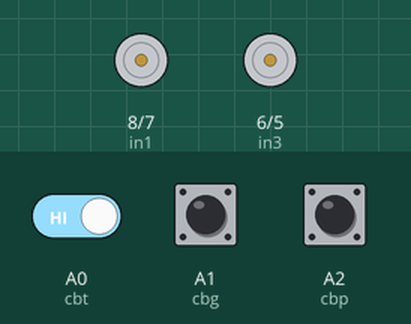
Bench run of a sketch on a simulated Arduino Uno, built with avr-gcc and run on an emulated ATmega328P. On the bench: motor-driver pin pairs drawn as motors (green arrow = first pin HIGH = forward, orange = second pin HIGH = backward, longer = more drive, scaled by the enable pin). The test bench sets the inputs (shaded band); at power-on: A1 (cbg) HIGH, A0 (cbt) HIGH, A2 (cbp) HIGH. What the sketch prints to the serial monitor is not drawn.

Above: at 1.2 s.
1.3 s: A1 (cbg) pulled LOW for 0.15 s
At 1.38 s:
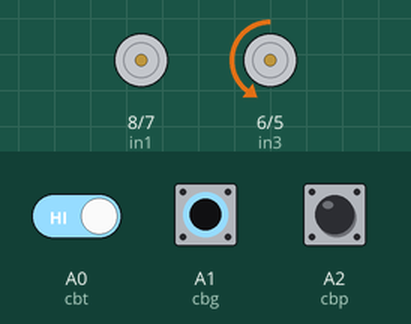
9.1 s: A1 (cbg) pulled LOW for 3.2 s
At 12.6 s:
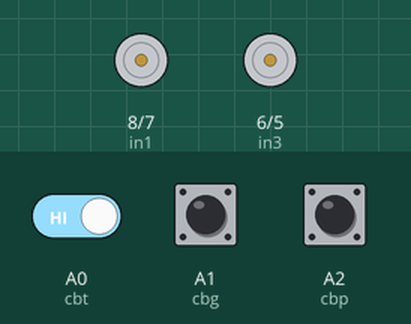
21.5 s: A0 (cbt) driven LOW and A1 (cbg) driven LOW
At 22.2 s:
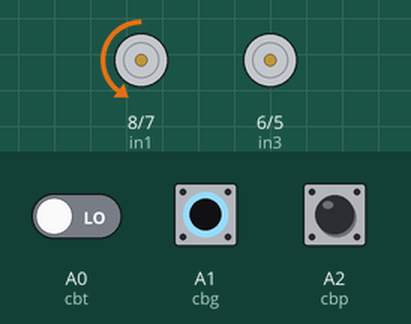
Timing chart, 0 to 24.0 s (numbered marks = the images above; inputs shaded):
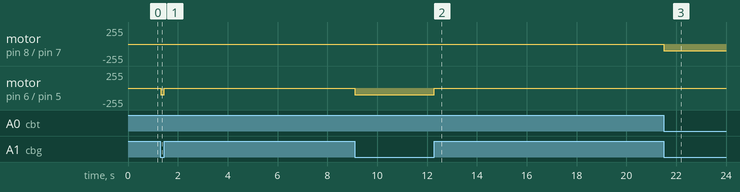

Measured:
- after the input at 1.3 s, motor on pin 6 (in3) / pin 5 (in4): stopped → backward 100/255 at once, → stopped 0.15 s later
- after the input at 9.1 s, motor on pin 6 (in3) / pin 5 (in4): stopped → backward 100/255 at once, → stopped 3.2 s later
- after the input at 21.5 s, motor on pin 8 (in1) / pin 7 (in2): stopped → backward 100/255 at once

The sketch:

RobotTranhVatCan_Line.ino
```cpp
#define trigPin 12
#define echoPin 13
int distance = 0;

#define in1 8
#define in2 7
#define in3 6
#define in4 5
#define ena 9
#define enb 3
int tocdo = 100;

#define cbt A0
#define cbg A1
#define cbp A2
int command = 0;
int a = 1;
void setup() {
  Serial.begin(9600);
  pinMode(trigPin, OUTPUT);
  pinMode(echoPin, INPUT);
  pinMode(in1, OUTPUT);
  pinMode(in2, OUTPUT);
  pinMode(in3, OUTPUT);
  pinMode(in4, OUTPUT);
  pinMode(ena, OUTPUT);
  pinMode(enb, OUTPUT);
  pinMode(cbt, INPUT_PULLUP);
  pinMode(cbg, INPUT_PULLUP);
  pinMode(cbp, INPUT_PULLUP);

  analogWrite(ena, tocdo);
  analogWrite(enb, tocdo);
}

void loop() {
  if (a == 1) {
    DoLineDigital();
  } else {
    Remote();
  }

}
void Remote() {
  if (Serial.available() > 0) {
    command = (char)Serial.read();
    switch (command) {
      case 'F':
        Tien();
        break;
      case 'B':
        Lui();
        break;
      case 'L':
        Trai();
        break;
      case 'R':
        Phai();
        break;
      case 'S':
        Dung();
        break;

      default:;
    }
  }
}
void DoLineDigital() {
  if ((digitalRead(cbg) == 1) && (digitalRead(cbt) == 1) && (digitalRead(cbp) == 1)) {
    Dung();
    Serial.println("Dung");
  } else if ((digitalRead(cbg) == 1) && (digitalRead(cbt) == 1)) {
    Serial.println("Xoay Trai");
  } else if ((digitalRead(cbg) == 1) && (digitalRead(cbp) == 1)) {
    Serial.println("Xoay Phai");
  } else if (digitalRead(cbt) == 1) {
    Phai();
    Serial.println("Phai");
  } else if (digitalRead(cbp) == 1) {
    Trai();
    Serial.println("Trai");
  } else if (digitalRead(cbg) == 1) {
    Tien();
    Serial.println("Tien");
  }
}

void TranhVatCan() {
  KhoangCach();
  Serial.print(distance);
  Serial.println("cm");
  if (distance < 40) {
    Dung();
    Xoay();
    delay(1000);
  } else {
    Tien();
  }
}

void XoayTrai() {
  digitalWrite(in1, 1);
  digitalWrite(in2, 0);
  digitalWrite(in3, 0);
  digitalWrite(in4, 1);
}
void XoayPhai() {
  digitalWrite(in1, 0);
  digitalWrite(in2, 1);
  digitalWrite(in3, 1);
  digitalWrite(in4, 0);
}
void Tien() {
  digitalWrite(in1, 0);
  digitalWrite(in2, 1);
  digitalWrite(in3, 0);
  digitalWrite(in4, 1);
}
void Lui() {
  digitalWrite(in1, 1);
  digitalWrite(in2, 0);
  digitalWrite(in3, 1);
  digitalWrite(in4, 0);
}
void Trai() {
  digitalWrite(in1, 0);
  digitalWrite(in2, 1);
  digitalWrite(in3, 0);
  digitalWrite(in4, 0);
}
void Phai() {
  digitalWrite(in1, 0);
  digitalWrite(in2, 0);
digitalWrite(in3, 0);
  digitalWrite(in4, 1);
}
void Dung() {
  digitalWrite(in1, 0);
  digitalWrite(in2, 0);
  digitalWrite(in3, 0);
  digitalWrite(in4, 0);
}
void Xoay() {
  digitalWrite(in1, 0);
  digitalWrite(in2, 1);
  digitalWrite(in3, 1);
  digitalWrite(in4, 0);
}
void KhoangCach() {
  int duration = 0;
  digitalWrite(trigPin, LOW);
  delayMicroseconds(2);
  digitalWrite(trigPin, HIGH);
  delayMicroseconds(10);
  digitalWrite(trigPin, LOW);
  duration = pulseIn(echoPin, HIGH);
  distance = (duration / 2) / 29.1;
}
```
